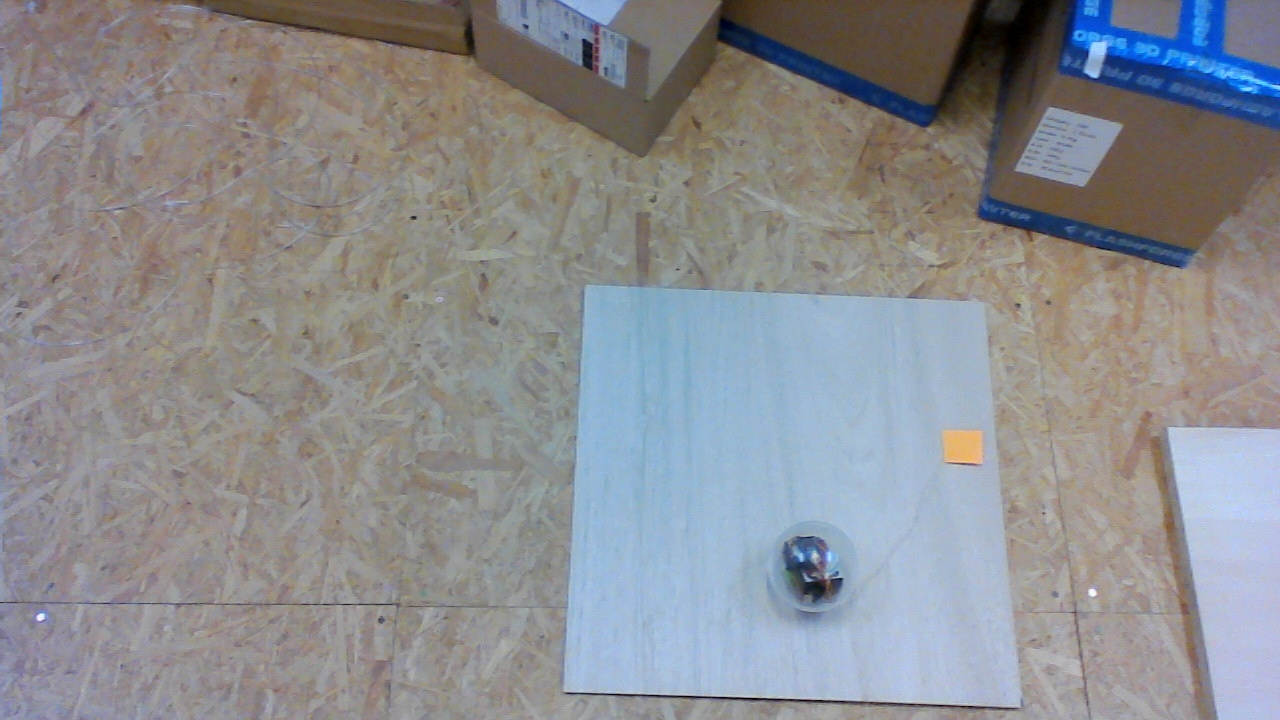
#> input picture pyscript/img/camera_capture_4.jpg, 1280 x 720 px, given in place of the camera
$ jupyter execute --allow-errors calib.ipynb
#> lines starting #> are read from the running program, lines starting #| are printed output that depends on the picture
[cell 1]
# coding: UTF-8

from matplotlib import pyplot
from mpl_toolkits.mplot3d import Axes3D
from scipy import genfromtxt


# ファイル読み込み
#> (the rest of this cell did not finish here and is left out)

#> (a cell that did not finish here is left out)

[cell 3]
pyplot.xlim(0, 2200)
pyplot.ylim(250,550)
#> (the rest of this cell did not finish here and is left out)

[cell 4]
pyplot.ylim(250,550)
#> (the rest of this cell did not finish here and is left out)

#> (a cell that did not finish here is left out)

[cell 6]
pyplot.figure(figsize=(4, 4), dpi=250)
pyplot.xlim(0,2200)
pyplot.ylim(54000,57000)
#> (the rest of this cell did not finish here and is left out)

#> (a cell that did not finish here is left out)

[cell 8]
# coding: UTF-8

from matplotlib import pyplot
from mpl_toolkits.mplot3d import Axes3D
from scipy import genfromtxt


# ファイル読み込み
#> (the rest of this cell did not finish here and is left out)

#> (a cell that did not finish here is left out)

[cell 10]
import cv2
import os

def save_frame_camera_key(device_num, dir_path, basename, ext='jpg', delay=1, window_name='frame'):
#> called with device_num = 0, dir_path = './img', basename = 'camera_capture', ext = 'jpg', delay = 1, window_name = 'frame'
    cap = cv2.VideoCapture(device_num)

    if not cap.isOpened():
        return

    os.makedirs(dir_path, exist_ok=True)
    base_path = os.path.join(dir_path, basename)

    n = 0
    while True:
        ret, frame = cap.read()
#> frame is the input picture: shape (720, 1280, 3); mean B, G, R 143.9, 140.5, 139.7
        cv2.imshow(window_name, frame)
        key = cv2.waitKey(delay) & 0xFF
#> (key q is pressed here)
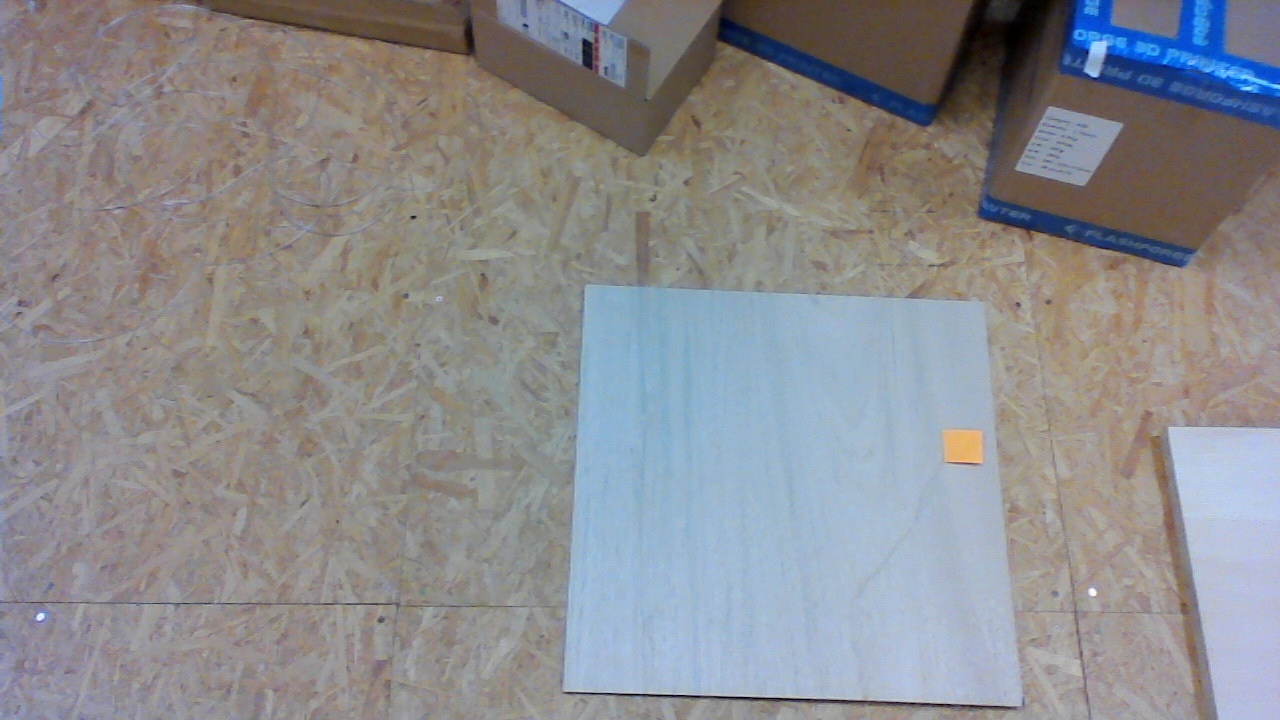
#> input picture pyscript/img/camera_capture_0.jpg, 1280 x 720 px, found by its file name
#> further down, img_src1 is the input picture: shape (720, 1280, 3); mean B, G, R 142.2, 139.4, 139.3
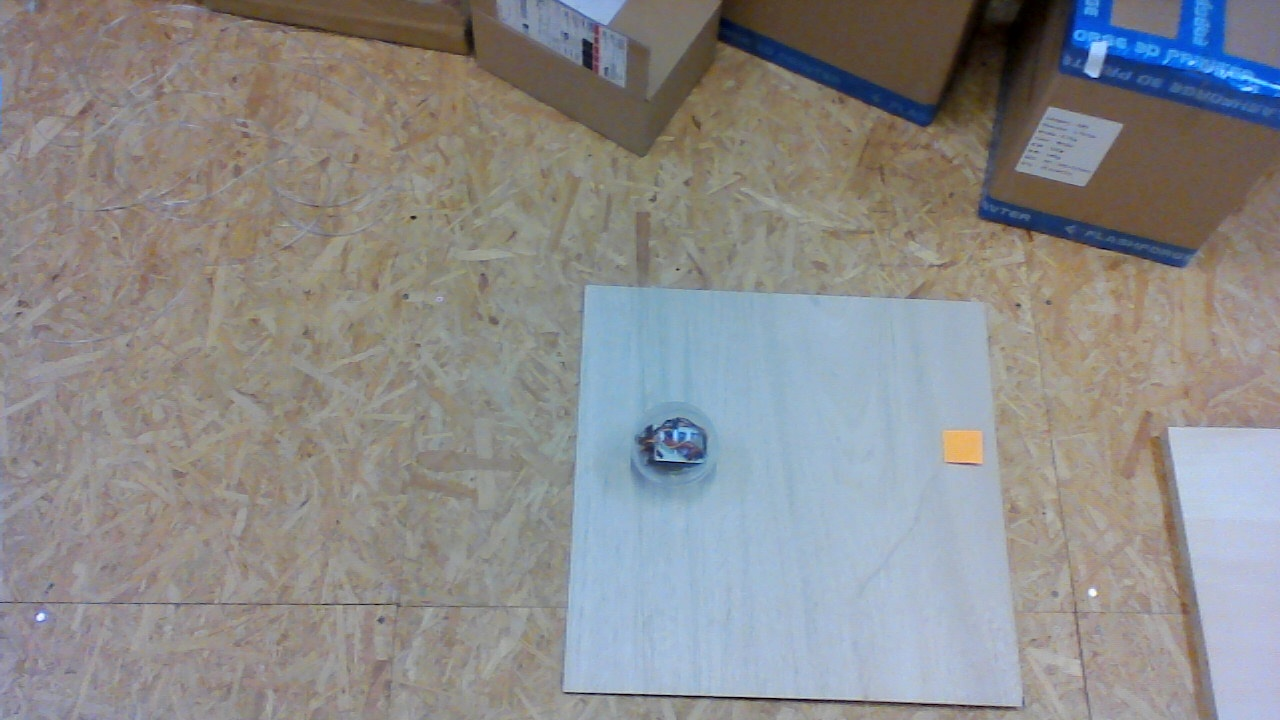
#> input picture pyscript/img/camera_capture_1.jpg, 1280 x 720 px, found by its file name
#> further down, img_src2 is the input picture: shape (720, 1280, 3); mean B, G, R 139.2, 139.2, 139.8
        if key == ord('c'):
            cv2.imwrite('{}_{}.{}'.format(base_path, n, ext), frame)
            n += 1
        elif key == ord('q'):
            break


    cv2.destroyWindow(window_name)


save_frame_camera_key(0, './img', 'camera_capture')

[cell 11]
# -*- coding: UTF-8 -*-
import cv2

#> (the rest of this cell did not finish here and is left out)

[cell 12]
import cv2
import numpy as np

#画像の読み込み
I1 = cv2.imread('./img/camera_capture_0.jpg', cv2.IMREAD_GRAYSCALE)
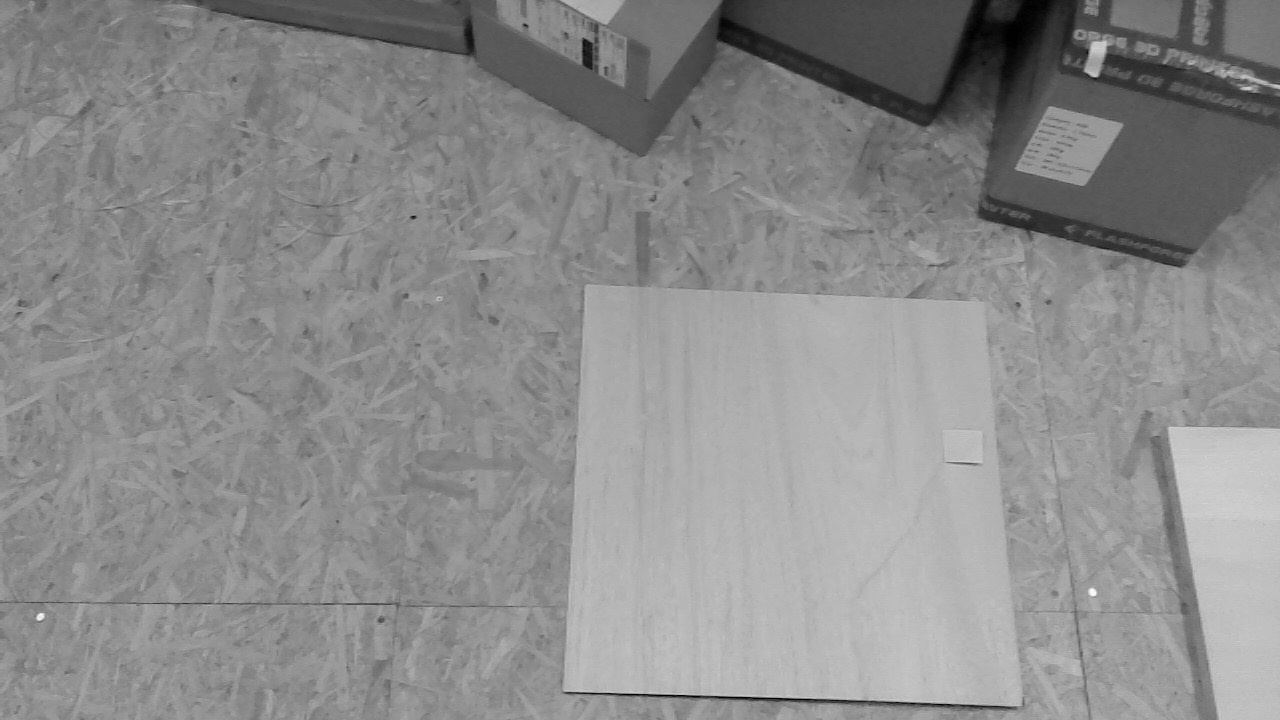
#> I1: shape (720, 1280); min 0, max 252, mean 139.7
I2 = cv2.imread('./img/camera_capture_1.jpg', cv2.IMREAD_GRAYSCALE)
#> I2: shape (720, 1280); min 0, max 254, mean 139.4
I3 = cv2.imread('./img/camera_capture_2.jpg', cv2.IMREAD_GRAYSCALE)


#絶対値の求めたのち、背景差分を求める
img_diff1 = cv2.absdiff(I2,I1)
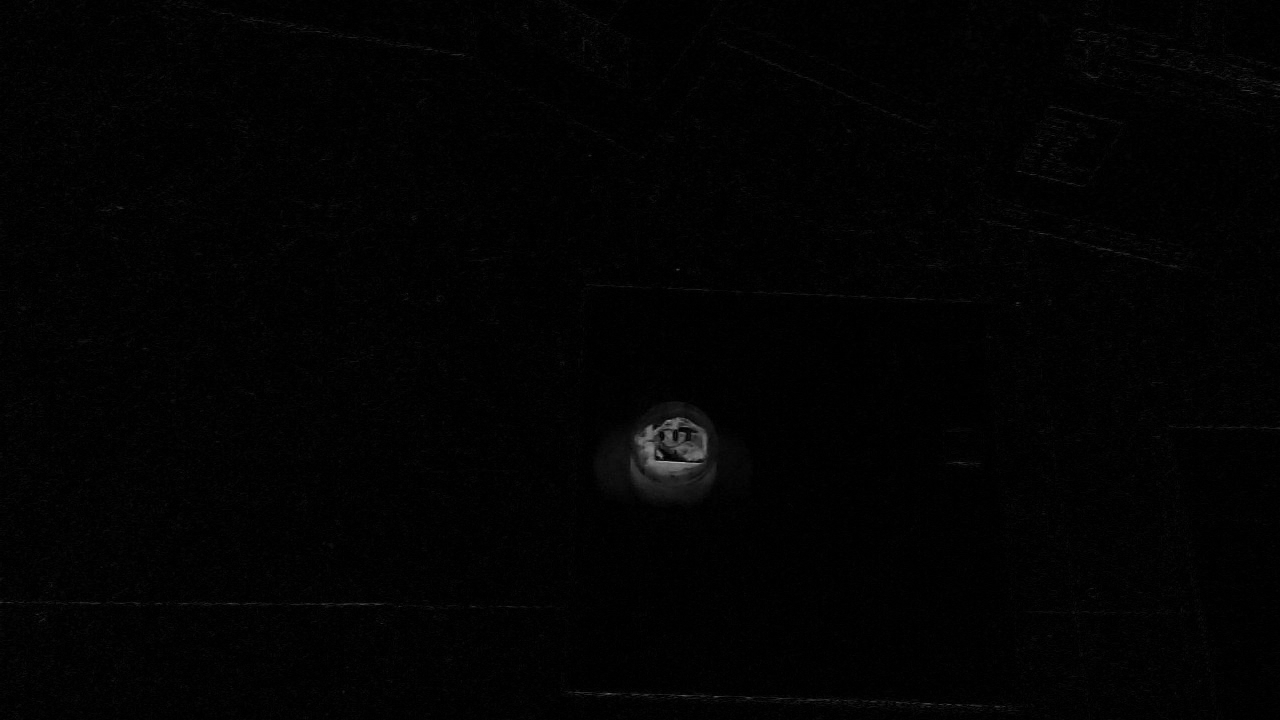
#> img_diff1: shape (720, 1280); min 0, max 175, mean 2.6
#> (the rest of this cell did not finish here and is left out)

[cell 13]
import cv2

#「背景」となる画像の取り込み（グレースケール）
img_src01 = cv2.imread("./img/camera_capture_0.jpg", 0)

#「差分」をもった画像の取り込み（グレースケール）
img_src02 = cv2.imread("./img/camera_capture_3.jpg", 0)

#「背景差分」計算用オブジェクトの作成
bgObj = cv2.bgsegm.createBackgroundSubtractorMOG()

#差分となっている「前景領域」に対してマスクをかける
fgmask = bgObj.apply(img_src01)
#> fgmask: shape (720, 1280); every value is 0
fgmask = bgObj.apply(img_src02)

#画面に表示
cv2.imshow('frame', fgmask)

#「差分」画像のファイル名
bg_diff_path = "./diff.jpg"

#「差分」画像の保存
cv2.imwrite(bg_diff_path, fgmask)

#「キー」が押されるまで画面を表示
cv2.waitKey(0)

#作成した画面をすべて破棄
cv2.destroyAllWindows()
